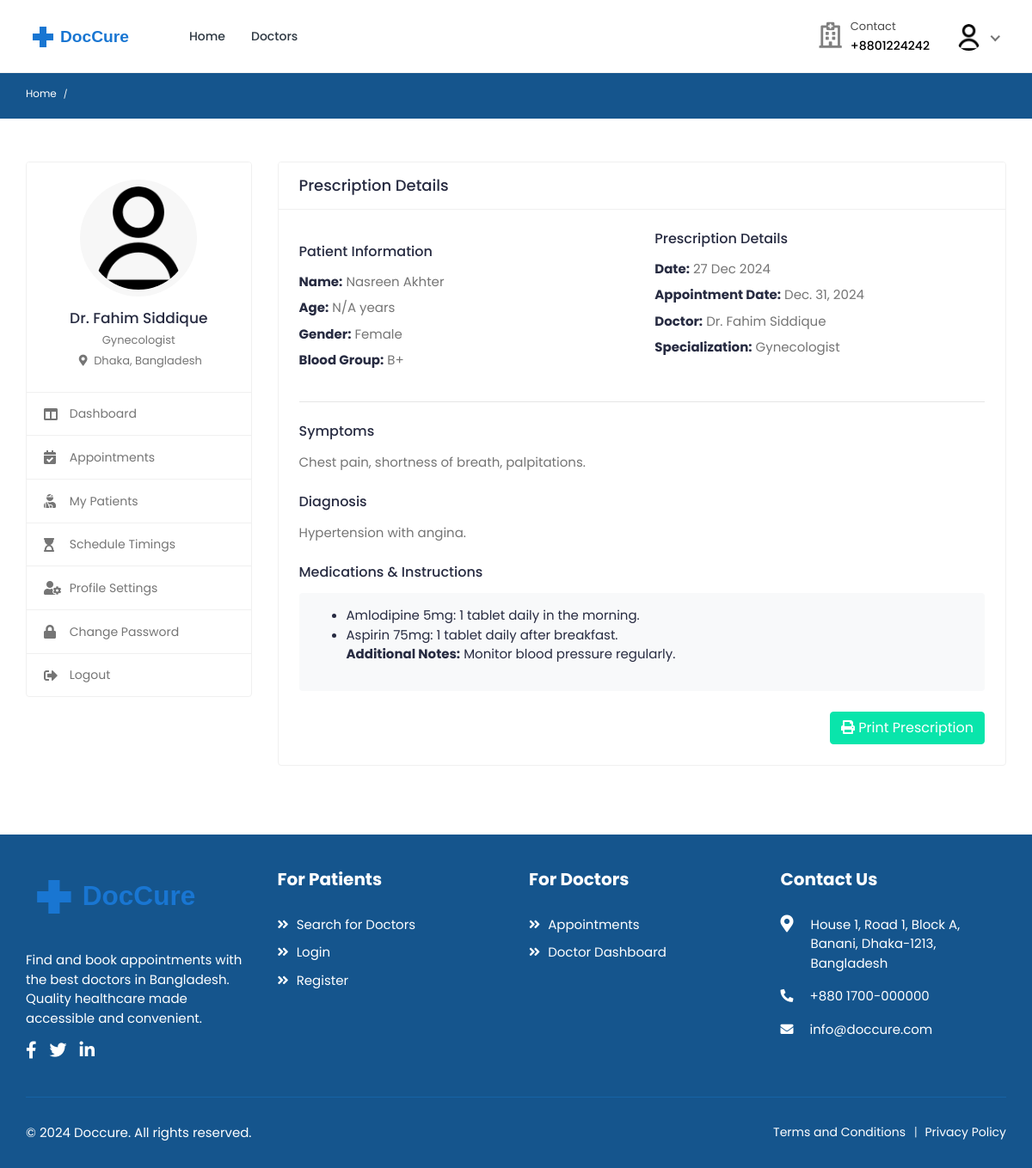
Screenshot of /doctors/prescription/6/ (signed in) with the database file from the repository.
### accounts/models.py (models this page shows, shortened)
class User(AbstractUser):
    class RoleChoices(models.TextChoices):
        DOCTOR = "doctor", "Doctor"
        PATIENT = "patient", "Patient"
    username = models.CharField(max_length=30, unique=True)
    role = models.CharField(
        choices=RoleChoices.choices,
        max_length=20,
        default="patient",
        error_messages={"required": "Role must be provided"},
    )
    email = models.EmailField(
        blank=True,
        error_messages={
            "unique": "A user with that email already exists.",
        },
    )
    first_name = models.CharField(max_length=150, blank=True)
    last_name = models.CharField(max_length=150, blank=True)
    registration_number = models.IntegerField(null=True, blank=True)
    USERNAME_FIELD = "username"
    REQUIRED_FIELDS = []
    objects = CustomUserManager()
    def get_full_name(self):
        full_name = "%s %s" % (self.first_name, self.last_name)
        return full_name.strip() or self.username

class Profile(models.Model):
    user = models.OneToOneField(
        User, on_delete=models.CASCADE, related_name="profile"
    )
    avatar = models.ImageField(
        default="defaults/user.png", upload_to=profile_photo_directory_path
    )
    phone = models.CharField(max_length=20, blank=True, null=True)
    dob = models.DateField(blank=True, null=True)
    about = models.TextField(blank=True, null=True)
    specialization = models.CharField(max_length=255, blank=True, null=True)
    gender = models.CharField(
        max_length=10,
        choices=[("male", "Male"), ("female", "Female"), ("other", "Other")],
        blank=True,
    )
    address = models.TextField(blank=True, null=True)
    city = models.CharField(max_length=100, blank=True)
    state = models.CharField(max_length=100, blank=True)
    postal_code = models.CharField(max_length=20, blank=True)
    country = models.CharField(max_length=100, blank=True)
    price_per_consultation = models.DecimalField(
        max_digits=10, decimal_places=2, null=True, blank=True
    )
    is_available = models.BooleanField(default=True)
    blood_group = models.CharField(
        max_length=5,
        choices=[
            ("A+", "A+"),
            ("A-", "A-"),
            ("B+", "B+"),
            ("B-", "B-"),
            ("O+", "O+"),
            ("O-", "O-"),
            ("AB+", "AB+"),
            ("AB-", "AB-"),
        ],
        blank=True,
        null=True,
    )
    allergies = models.TextField(blank=True, null=True)
    medical_conditions = models.TextField(blank=True, null=True)
    @property
    def image(self):
        return (
            self.avatar.url
            if self.avatar.storage.exists(self.avatar.name)
            else "{}defaults/user.png".format(settings.MEDIA_URL)
        )

### bookings/models.py (models this page shows, shortened)
class Prescription(models.Model):
    booking = models.OneToOneField(
        "Booking", on_delete=models.CASCADE, related_name="prescription"
    )
    doctor = models.ForeignKey(
        "accounts.User",
        on_delete=models.CASCADE,
        related_name="prescriptions_given",
    )
    patient = models.ForeignKey(
        "accounts.User",
        on_delete=models.CASCADE,
        related_name="prescriptions_received",
    )
    symptoms = models.TextField()
    diagnosis = models.TextField()
    medications = RichTextField()
    notes = models.TextField(blank=True)
    created_at = models.DateTimeField(auto_now_add=True)
    updated_at = models.DateTimeField(auto_now=True)
    class Meta:
        ordering = ["-created_at"]

class Booking(models.Model):
    doctor = models.ForeignKey(
        settings.AUTH_USER_MODEL,
        on_delete=models.CASCADE,
        related_name="appointments",
        limit_choices_to={"role": "doctor"},
    )
    patient = models.ForeignKey(
        settings.AUTH_USER_MODEL,
        on_delete=models.CASCADE,
        related_name="patient_appointments",
        limit_choices_to={"role": "patient"},
    )
    appointment_date = models.DateField()
    appointment_time = models.TimeField()
    booking_date = models.DateTimeField(auto_now_add=True)
    status = models.CharField(
        max_length=20,
        choices=[
            ("pending", "Pending"),
            ("confirmed", "Confirmed"),
            ("completed", "Completed"),
            ("cancelled", "Cancelled"),
            ("no_show", "No Show"),
        ],
        default="pending",
    )
    class Meta:
        ordering = ["-appointment_date", "-appointment_time"]
        unique_together = ["doctor", "appointment_date", "appointment_time"]

### doctors/views.py (the view)
class PrescriptionDetailView(DoctorRequiredMixin, DetailView):
    model = Prescription
    template_name = "doctors/prescription_detail.html"
    context_object_name = "prescription"
    def get_queryset(self):
        return Prescription.objects.filter(
            doctor=self.request.user
        ).select_related(
            "doctor",
            "doctor__profile",
            "patient",
            "patient__profile",
            "booking",
        )

### templates/doctors/prescription_detail.html (shortened to what this page needs)
{% extends 'includes/doctor-sidebar.html' %}
{% load static %}
{% block main %}
<div class="row">
    <div class="col-md-12">
        <div class="card">
            <div class="card-header">
                <h4 class="card-title">Prescription Details</h4>
            </div>
            <div class="card-body">
                <div class="row">
                    <div class="col-md-6">
                        <div class="patient-info">
                            <h5>Patient Information</h5>
                            <div class="info-block">
                                <p><strong>Name:</strong> {{ prescription.patient.get_full_name }}</p>
                                <p><strong>Age:</strong> {{ prescription.patient.profile.age|default:"N/A" }} years</p>
                                <p><strong>Gender:</strong> {{ prescription.patient.profile.gender|title|default:"N/A" }}</p>
                                <p><strong>Blood Group:</strong> {{ prescription.patient.profile.blood_group|default:"N/A" }}</p>
                            </div>
                        </div>
                    </div>
                    <div class="col-md-6">
                        <div class="prescription-meta">
                            <h5>Prescription Details</h5>
                            <div class="info-block">
                                <p><strong>Date:</strong> {{ prescription.created_at|date:"d M Y" }}</p>
                                <p><strong>Appointment Date:</strong> {{ prescription.booking.appointment_date }}</p>
                                <p><strong>Doctor:</strong> Dr. {{ prescription.doctor.get_full_name }}</p>
                                <p><strong>Specialization:</strong> {{ prescription.doctor.profile.specialization }}</p>
                            </div>
                        </div>
                    </div>
                </div>
                <hr>
                <div class="row mt-4">
                    <div class="col-md-12">
                        <div class="medical-info">
                            <h5>Symptoms</h5>
                            <p>{{ prescription.symptoms }}</p>
                            <h5 class="mt-4">Diagnosis</h5>
                            <p>{{ prescription.diagnosis }}</p>
                            <h5 class="mt-4">Medications & Instructions</h5>
                            <div class="medication-details">
                                {{ prescription.medications|safe }}
                            </div>
                        </div>
                    </div>
                </div>
                <div class="row mt-4">
                    <div class="col-md-12 text-right">
                        <button onclick="window.print()" class="btn btn-primary">
                            <i class="fas fa-print"></i> Print Prescription
                        </button>
                    </div>
                </div>
            </div>
        </div>
    </div>
</div>
{% endblock %}

### templates/includes/doctor-sidebar.html (shortened to what this page needs)
{% extends 'base.html' %}
{% load static %}
{% block content %}
    <div class="breadcrumb-bar">
        <div class="container-fluid">
            <div class="row align-items-center">
                <div class="col-md-12 col-12">
                    <nav aria-label="breadcrumb" class="page-breadcrumb">
                        <ol class="breadcrumb">
                            <li class="breadcrumb-item"><a href="{% url 'core:home' %}">Home</a></li>
                            <li class="breadcrumb-item active" aria-current="page">{% block page_name1 %}{% endblock %}</li>
                        </ol>
                    </nav>
                </div>
            </div>
        </div>
    </div>
    <div class="content">
        <div class="container-fluid">
            <div class="row">
                <div class="col-md-5 col-lg-4 col-xl-3 theiaStickySidebar">
                    <div class="profile-sidebar">
                        <div class="widget-profile pro-widget-content">
                            <div class="profile-info-widget">
                                <a href="#" class="booking-doc-img">
                                    <img src="{{ user.profile.image }}" alt="User Image">
                                </a>
                                <div class="profile-det-info">
                                    <h3>Dr. {{ user.get_full_name }}</h3>
                                    <div class="patient-details">
                                        {% if user.profile.specialization %}
                                            <h5 class="mb-0">{{ user.profile.specialization }}</h5>
                                        {% endif %}
                                        {% if user.profile.city and user.profile.country %}
                                            <h5 class="mt-2">
                                                <i class="fas fa-map-marker-alt"></i>
                                                {{ user.profile.city }}, {{ user.profile.country }}
                                            </h5>
                                        {% endif %}
                                    </div>
                                </div>
                            </div>
                        </div>
                        <div class="dashboard-widget">
                            <nav class="dashboard-menu">
                                <ul>
                                    <li class="{% if request.resolver_match.url_name == 'dashboard' %}active{% endif %}">
                                        <a href="{% url 'doctors:dashboard' %}">
                                            <i class="fas fa-columns"></i>
                                            <span>Dashboard</span>
                                        </a>
                                    </li>
                                    <li class="{% if request.resolver_match.url_name == 'appointments' %}active{% endif %}">
                                        <a href="{% url 'doctors:appointments' %}">
                                            <i class="fas fa-calendar-check"></i>
                                            <span>Appointments</span>
                                        </a>
                                    </li>
                                    <li class="{% if request.resolver_match.url_name == 'my-patients' %}active{% endif %}">
                                        <a href="{% url 'doctors:my-patients' %}">
                                            <i class="fas fa-user-injured"></i>
                                            <span>My Patients</span>
                                        </a>
                                    </li>
                                    <li class="{% if request.resolver_match.url_name == 'schedule-timings' %}active{% endif %}">
                                        <a href="{% url 'doctors:schedule-timings' %}">
                                            <i class="fas fa-hourglass-start"></i>
                                            <span>Schedule Timings</span>
                                        </a>
                                    </li>
                                    <li class="{% if request.resolver_match.url_name == 'profile-setting' %}active{% endif %}">
                                        <a href="{% url 'doctors:profile-setting' %}">
                                            <i class="fas fa-user-cog"></i>
                                            <span>Profile Settings</span>
                                        </a>
                                    </li>
                                    <li class="{% if request.resolver_match.url_name == 'change-password' %}active{% endif %}">
                                        <a href="{% url 'doctors:change-password' %}">
                                            <i class="fas fa-lock"></i>
                                            <span>Change Password</span>
                                        </a>
                                    </li>
                                    <li>
                                        <a href="{% url 'accounts:logout' %}">
                                            <i class="fas fa-sign-out-alt"></i>
                                            <span>Logout</span>
                                        </a>
                                    </li>
                                </ul>
                            </nav>
                        </div>
                    </div>
                </div>
                <div class="col-md-7 col-lg-8 col-xl-9">
                    {% block main %}{% endblock %}
                </div>
            </div>
        </div>
    </div>
{% endblock %}

### templates/includes/navbar.html (shortened to what this page needs)
{% load static %}
<header class="header">
    <nav class="navbar navbar-expand-lg header-nav">
        <div class="navbar-header">
            <a href="{% url 'core:home' %}" class="navbar-brand logo">
                <img src="{% static 'assets/img/logo2.svg' %}" class="img-fluid" alt="Logo">
            </a>
        </div>
        <div class="main-menu-wrapper">
            <ul class="main-nav">
                <li {% if request.path == '/' %}class="active"{% endif %}>
                    <a href="{% url 'core:home' %}">Home</a>
                </li>
                <li class="has-submenu{% if request.path == '/doctors/' %} active {% endif %}">
                    <a href="{% url 'doctors:list' %}">Doctors</a>
                </li>
            </ul>
        </div>
        <ul class="nav header-navbar-rht">
            <li class="nav-item contact-item">
                <div class="header-contact-img">
                    <i class="far fa-hospital"></i>
                </div>
                <div class="header-contact-detail">
                    <p class="contact-header">Contact</p>
                    <p class="contact-info-header"> +8801224242</p>
                </div>
            </li>
            {% if not user.is_authenticated %}
                <li class="nav-item">
                    <a class="nav-link header-login" href="{% url 'accounts:login' %}">Login / Signup </a>
                </li>
            {% else %}
                <li class="nav-item dropdown has-arrow logged-item">
                    <a href="#" class="dropdown-toggle nav-link" data-toggle="dropdown">
                        <span class="user-img">
                            <img class="rounded-circle" src="{{ user.profile.image }}" width="31" alt="{{ user.username }}">
                        </span>
                    </a>
                </li>
            {% endif %}
        </ul>
    </nav>
</header>

### rows the page displays
User: profile.image (placeholder picture), get_full_name "Fahim Siddique", profile.specialization "Gynecologist", profile.city "Dhaka", profile.country "Bangladesh"
Prescription: patient.get_full_name "Nasreen Akhter", patient.profile.age "N/A", patient.profile.gender "Female", patient.profile.blood_group "B+", created_at "27 Dec 2024", booking.appointment_date "Dec. 31, 2024", doctor.get_full_name "Fahim Siddique", doctor.profile.specialization "Gynecologist", symptoms "Chest pain, shortness of breath, palpitations.", diagnosis "Hypertension with angina.", medications "Amlodipine 5mg: 1 tablet daily in the morning. Aspirin 75mg: 1 tablet daily after breakfast. Additional Notes: Monitor blood pressure regularly."
